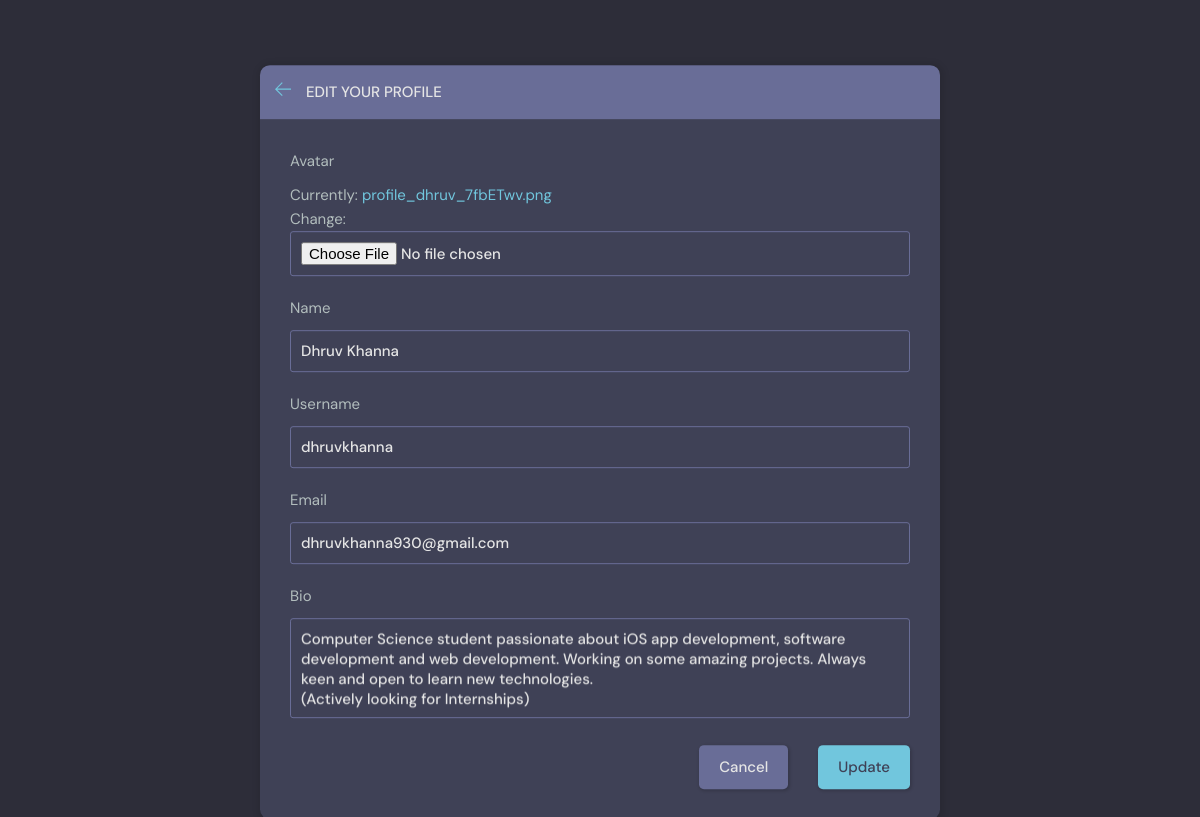
The page /update-user/ (signed in) on the database its author committed.
### base/models.py (models this page shows, shortened)
class User(AbstractUser):
    name = models.CharField(max_length=200, null=True)
    username = models.CharField(max_length=150, unique=True)
    email = models.EmailField(unique=True, null=True)
    bio = models.TextField(null=True)
    avatar = models.ImageField(null=True, default="avatar.svg")
    USERNAME_FIELD = 'username'
    REQUIRED_FIELDS = []

### base/views.py (the view)
# urls.py: path('update-user/', views.update_user, name="update-user"),
@login_required(login_url='login')
def update_user(request):
    user = request.user
    form = UserForm(instance=user)
    if request.method == 'POST':
        form = UserForm(request.POST, request.FILES,instance=user)
        if form.is_valid():
            form.save()
            return redirect('user-profile', pk=user.id)
    context = {
        'form' : form
    }
    return render(request, 'base/update_user.html', context)

### base/forms.py
class UserForm(ModelForm):
    class Meta:
        model = User
        fields = ['avatar','name','username', 'email', 'bio']

### base/templates/base/update_user.html (shortened to what this page needs)
{% extends 'main2.html' %}
{% block content %}
  <main class="update-account layout">
      <div class="container">
          <div class="layout__box">
              <div class="layout__boxHeader">
                  <div class="layout__boxTitle">
                      <a href="{% url 'home' %}">
                          <svg version="1.1" xmlns="http://www.w3.org/2000/svg" width="32" height="32"
                              viewBox="0 0 32 32">
                              <title>arrow-left</title>
                              <path
                                  d="M13.723 2.286l-13.723 13.714 13.719 13.714 1.616-1.611-10.96-10.96h27.625v-2.286h-27.625l10.965-10.965-1.616-1.607z">
                              </path>
                          </svg>
                      </a>
                      <h3>Edit your profile</h3>
                  </div>
              </div>
              <div class="layout__body">
                  <form class="form" action="" method="POST" enctype="multipart/form-data">
                      {% for field in form %}
                      <div class="form__group">
                          <label for="profile_pic">{{ field.label }}</label>
                          {{ field }}
                      </div>
                      {% endfor %}
                      <div class="form__action">
                          <a class="btn btn--dark" href="{% url 'user-profile' request.user.id %}">Cancel</a>
                          <button class="btn btn--main" type="submit">Update</button>
                      </div>
                  </form>
              </div>
          </div>
      </div>
  </main>
{% endblock content %}

### static/styles/style.css (style rules this page uses)
:root { --color-main: #71c6dd; --color-main-light: #e1f6fb; --color-dark: #3f4156; --color-dark-medium: #51546e; --color-dark-light: #696d97; --color-light: #e5e5e5; --color-gray: #8b8b8b; --color-light-gray: #b2bdbd; --color-bg: #2d2d39; --color-success: #5dd693; --color-error: #fc4b0b; }
* { font-family: "DM Sans", -apple-system, BlinkMacSystemFont, "Segoe UI", Roboto, Oxygen, Ubuntu, Cantarell, "Open Sans", "Helvetica Neue", sans-serif; margin: 0; padding: 0; box-sizing: border-box; text-rendering: optimizeLegibility; font-size: inherit; }
html { font-size: 56.25%; }
@media only screen and (min-width: 1200px) { html { font-size: 62.5%; } }
body { line-height: 1.6; font-weight: 400; font-size: 1.5rem; color: var(--color-light-gray); background-color: var(--color-bg); min-height: 100vh; }
a { display: inline-block; color: var(--color-main); text-decoration: none; }
.container { max-width: 120rem; width: 90%; margin: auto; }
.btn { background-color: transparent; border: none; display: inline-flex; align-items: center; gap: 1rem; cursor: pointer; transition: all ease-in-out 0.3s; padding: 1rem 2rem; border-radius: 5px; box-shadow: 1px 1px 3px 1px rgba(0, 0, 0, 0.15); font-weight: 500; }
.btn--main { background-color: var(--color-main); color: var(--color-dark); }
.btn--dark { background-color: var(--color-dark-light); color: var(--color-light); }
.layout { margin-top: 2.4rem; }
.layout > .container { display: flex; justify-content: space-between; align-items: flex-start; }
.layout__box { width: 90%; max-width: 48rem; min-height: 40rem; max-height: 100%; position: absolute; top: 50%; left: 50%; transform: translate(-50%, -46%); background-color: var(--color-dark); border-radius: 1rem; box-shadow: 1px 1px 6px 3px rgba(0, 0, 0, 0.1); overflow: hidden; overflow-y: scroll; }
.layout__box { -ms-overflow-style: none; scrollbar-width: none; }
.layout__boxHeader { display: flex; padding: 1.5rem; background-color: var(--color-dark-light); }
.layout__boxTitle { display: flex; gap: 1.5rem; align-items: center; }
.layout__boxTitle h3 { text-transform: uppercase; font-weight: 500; color: var(--color-light); }
.layout__boxTitle svg { width: 1.6rem; height: 1.6rem; fill: var(--color-main); }
.layout__body { margin: 3rem; }
.form__group { margin-bottom: 2rem; width: 100%; }
.form__group label { display: block; font-size: 1.5rem; margin-bottom: 1rem; }
.form__group input, .form__group textarea, .form__group select { background: transparent; border: 1px solid var(--color-dark-light); padding: 1rem; border-radius: 3px; width: 100%; color: var(--color-light); font-weight: 500; outline: none; }
.form__group textarea { background: transparent; height: 10rem; resize: none; }
.form__action { display: flex; justify-content: flex-end; gap: 3rem; }
.update-account.layout .layout__box { max-width: 68rem; }

### rows shown on the page
User: form "Dhruv Khanna" "dhruvkhanna" "dhruvkhanna930@gmail.com" "Computer Science student passionate about iOS app development, software development and web development. Working on some amazing projects. Always keen and open to learn new technologies. (Actively looking for Internships)"

### other values the page prints
{{ field.label }} "Avatar" "Name" "Username" "Email" "Bio"
